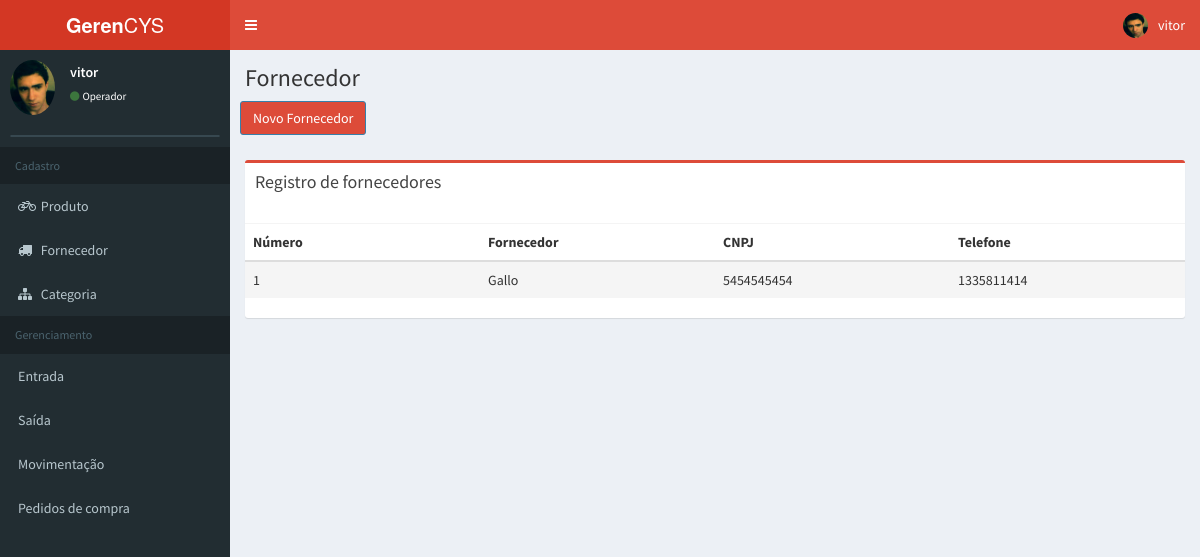
Page /fornecedor.php (signed in) on the committed database.
### tables this page shows
CREATE TABLE IF NOT EXISTS `tb_fornecedor` (
  `cd_fornecedor` int(11) NOT NULL,
  `nm_fornecedor` varchar(60) NOT NULL,
  `cd_cnpj` char(18) NOT NULL,
  `cd_telefone` varchar(14) NOT NULL,
  PRIMARY KEY (`cd_fornecedor`)
);

### system/database.php (called while the page is built, shortened)
<?php
	function DBRead($table, $params = null, $fields = '*'){
		$params = ($params) ? " {$params}" : null;
		$query 	= "SELECT {$fields} FROM {$table}{$params}";
		$result	= DBExecute($query);
		if(!mysqli_num_rows($result))
			return false;
		else {
			while ($res = mysqli_fetch_assoc($result)){
				$data[] = $res;
			}
			return $data;
		}
	}
	function DBExecute($query, $insertId = false){
		$link 	= DBConnect();
		$result = @mysqli_query($link, $query) or die(mysqli_error($link));
		return $result;
	}
	function DBConnect(){
		$link = @mysqli_connect(DB_HOSTNAME, DB_USERNAME, DB_PASSWORD, DB_DATABASE) or die(mysqli_connect_error());
		mysqli_set_charset($link, DB_CHARSET) or die(mysqli_error($link));
		return $link;
	}

### fornecedor.php (the view, shortened to what this page needs)
<?php
    require 'system/database.php';
?>
<?php
    if(!isset($_SESSION["usuario"]) || !isset($_SESSION["senha"]))
    {
        header("Location: index.php");
        exit;
    }
    else
    {
?>
<!DOCTYPE html>
<html>
    <head>
        <link href="bootstrap/css/bootstrap.min.css" rel="stylesheet" type="text/css">
        <link href="https://maxcdn.bootstrapcdn.com/font-awesome/4.3.0/css/font-awesome.min.css"
        rel="stylesheet" type="text/css">
        <link href="https://code.ionicframework.com/ionicons/2.0.1/css/ionicons.min.css"
        rel="stylesheet" type="text/css">
        <link href="dist/css/AdminLTE.min.css" rel="stylesheet" type="text/css">
        <link href="dist/css/skins/skin-red.min.css" rel="stylesheet" type="text/css">
    </head>
        <body class="skin-red fixed sidebar-mini">
        <div class="wrapper">
            <header class="main-header fixed">
                <a href="#" class="logo">
                <span class="logo-lg"><b>Geren</b>CYS</span>
            </a>
                <nav class="navbar navbar-static-top" role="navigation">
                    <a href="#" class="sidebar-toggle" data-toggle="offcanvas" role="button">
                    </a>
                    <div class="navbar-custom-menu">
                        <ul class="nav navbar-nav">
                            <li class="dropdown user user-menu">
                                <a href="#" class="dropdown-toggle" data-toggle="dropdown">
                                    <img src="<?php echo $_SESSION["foto"];?>" class="user-image" alt="User Image">
                                    <span class="hidden-xs"><?php echo $_SESSION["usuario"];?></span>
                                </a>
                            </li>
                        </ul>
                    </div>
                </nav>
            </header>
            <aside class="main-sidebar" style="position: fixed; max-height: 100%;
        overflow: auto;">
                <section class="sidebar">
                    <div class="user-panel">
                        <div class="pull-left image">
                            <img src="<?php echo $_SESSION["foto"];?>" class="img-circle" alt="User Image">
                        </div>
                        <div class="pull-left info">
                            <p><?php echo $_SESSION["usuario"];?></p>
                            <a><i class="fa fa-circle text-success"></i><?php echo $_SESSION["tipo"];?></a>
                        </div>
                    </div>
                    <form action="#" method="get" class="sidebar-form">
                    </form>
                <ul class="sidebar-menu">
                        <li class="header">Cadastro</li>
                        <li>
                            <a href="produto.php"><i class="fa  fa-bicycle"></i> <span>Produto</span></a>
                        </li>
                        <li>
                            <a href="fornecedor.php"><i class="fa fa-truck"></i> <span>Fornecedor</span></a>
                        </li>
                        <li>
                            <a href="categoria.php"><i class="fa fa-sitemap"></i> <span>Categoria</span></a>
                        </li>
                        <li class="header">Gerenciamento</li>
                        <li>
                            <a href="entrada.php"><span>Entrada</span></a>
                        </li>
                        <li>
                            <a href="saida.php"><span>Saída</span></a>
                        </li>
                        <li>
                            <a href="controle.php"><span>Movimentação</span></a>
                        </li>
                        <li>
                            <a href="pedido.php"><span>Pedidos de compra</span></a>
                        </li>
                    </ul>
            </section>
        </aside>
        <div class="wrapper">
	  <div class="content-wrapper">
        <section class="content-header">
          <h1>
            Fornecedor
          </h1>
        </section>
			<button class="bg-red btn btn-primary margin" data-toggle="modal" data-target="#modalnewforn">Novo Fornecedor</button>
                                        value="<?php
                                                $cadastro = DBRead("tb_fornecedor");
                                        ?>">
                <section class="content">
        					<div class="box box-danger">
                                <div class="box-header">
                                    <h3 class="box-title">Registro de fornecedores</h3>
                                 </div>
                                <div class="box-body">
                                </div>
                                <div class="row">
                                    <div class="col-sm-12" style="overflow: auto;">
                                        <table id="tb_fornecedores" role="grid" aria-describedby="example1_info" class="table table-hover">
                                            <tbody>
                                                <tr role="row">
                                                    <th class="sorting" tabindex="0" aria-controls="tb_fornecedor" rowspan="1" colspan="1" style="width: 180px;">Número</th>
                                                    <th class="sorting" tabindex="0" aria-controls="tb_fornecedor" rowspan="1" colspan="1" style="width: 180px;">Fornecedor</th>
                                                    <th class="sorting" tabindex="0" aria-controls="tb_fornecedor" rowspan="1" colspan="1" style="width: 180px;">CNPJ</th>
                                                    <th class="sorting" tabindex="0" aria-controls="tb_fornecedor" rowspan="1" colspan="1" style="width: 180px;">Telefone</th>
                                                </tr>
                                            </tbody>
                                            <tbody>
                                                <?php
                                                    $cd_fornecedor = DBRead("tb_fornecedor", "order by cd_fornecedor");
                                                    if(!$cd_fornecedor)
                                                        echo 'Não há fornecedores cadastrados';
                                                    else{
                                                        foreach ($cd_fornecedor as $cd_fornecedores):
                                                ?>
                                                <tr role="row" class="active blue odd">
                                                    <td>
                                                                <?php
                                                                        echo $cd_fornecedores['cd_fornecedor'];
                                                                ?>
                                                    </td>
                                                    <td>
                                                                <?php
                                                                        echo $cd_fornecedores['nm_fornecedor'];
                                                                ?>
                                                    </td>
                                                    <td>
                                                                <?php
                                                                        echo $cd_fornecedores['cd_cnpj'];
                                                                ?>
                                                    </td>
                                                    <td>
                                                                <?php
                                                                        echo $cd_fornecedores['cd_telefone'];
                                                                ?>
                                                    </td>
                                                </tr>
                                            <?php endforeach; } ?>
                                            </tbody>
                                        </table>
                                    </div>
                                </div>
                            </div>
                        </section>
        			</div>
        		</div>
            </div>
    </body>
</html>
<?php
    }
?>

### rows in the picture
tb_fornecedor: cd_fornecedor "1", nm_fornecedor "Gallo", cd_cnpj "5454545454", cd_telefone "1335811414"

### other values in the picture
$_SESSION["usuario"] "vitor"
$_SESSION["tipo"] "Operador"
